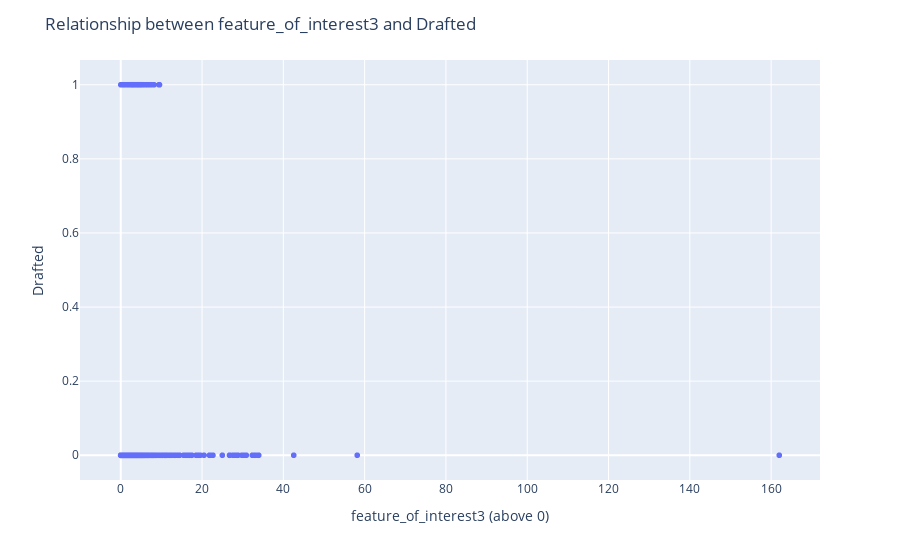

Source (notebook cell):
### Markdown cell above
- out of 118 drafted players 108 are have OBPM score greater than league averge 
- this means this column is important for determining the player drafting

### Code cell
# Assuming 'feature_of_interest3' and 'train' are DataFrames
fig = px.scatter(x=train[feature_of_interest3 > 0]['obpm'], y=train[feature_of_interest3 > 0]['drafted'])
fig.update_layout(title='Relationship between feature_of_interest3 and Drafted',
                  xaxis_title='feature_of_interest3 (above 0)',
                  yaxis_title='Drafted')
fig.show()

### Figure 1 — Plotly figure (JSON) as saved in the notebook; plotly's stock layout.template omitted (floating-point values rounded to 4 significant figures; data arrays with more than 128 entries replaced by an {"elided": "..."} marker saying what was removed)
{"data": [{"hovertemplate": "x=%{x}<br>y=%{y}<extra></extra>", "legendgroup": "", "marker": {"color": "#636efa", "symbol": "circle"}, "mode": "markers", "name": "", "showlegend": false, "type": "scattergl", "x": {"elided": "3486 float values"}, "xaxis": "x", "y": {"elided": "3486 float values"}, "yaxis": "y"}], "layout": {"legend": {"tracegroupgap": 0}, "margin": {"t": 60}, "title": {"text": "Relationship between feature_of_interest3 and Drafted"}, "xaxis": {"anchor": "y", "domain": [0, 1], "title": {"text": "feature_of_interest3 (above 0)"}}, "yaxis": {"anchor": "x", "domain": [0, 1], "title": {"text": "Drafted"}}}}
